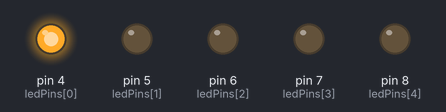
The sketch below on a simulated Arduino Uno, built with avr-gcc and run on an emulated ATmega328P. On the bench: output pins drawn as LEDs (lit = HIGH).

Above: at 0.05 s.
At 0.75 s:
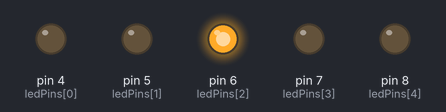
At 1.45 s:
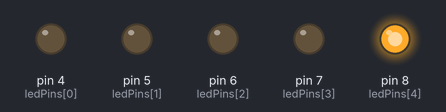
At 2.15 s:
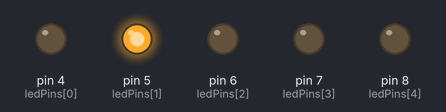
At 2.85 s:
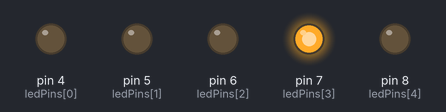
Timing chart, 0 to 3.1 s (numbered marks = the images above):
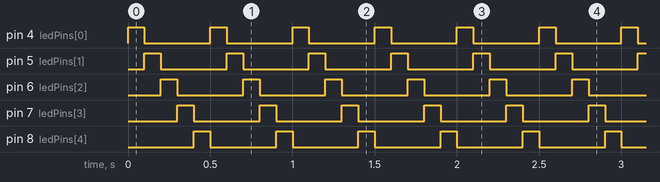

Measured:
- by itself, pin 4 (ledPins[0]), pin 5 (ledPins[1]), pin 6 (ledPins[2]), pin 7 (ledPins[3]), pin 8 (ledPins[4]): alternates HIGH for 0.10 s and LOW for 0.40 s

The sketch:

Lab_2.ino
```cpp
const byte ledCount = 5 /* 101 */, /* the number of LEDs on the breadboard */

/* array of pin numbers */
/* const byte */ ledPins[] = {4 /* 100 */, 5 /* 101 */, 6 /* 110 */, 7 /* 111 */, 8 /* 1000 */};

void setup() {
  // put your setup code here, to run once:
  // loop over the pin array and set them to output
  for(byte i = 0; i < ledCount; i++){
    pinMode(ledPins[i], OUTPUT);
  }
}

void loop() {
  // put your main code here, to run repeatedly:
  // the ith LED on the breadboard will light up
  for(byte i = 0; i < ledCount; i++){
    breadBoardDisplay(i);
  }
}

void breadBoardDisplay(byte ledOn){
  // turn the "ledOn"th LED on and switch off the others
  for(byte i = 0; i < ledCount; i++){
    if(i == ledOn){
      digitalWrite(ledPins[i], HIGH);
    } else {
      digitalWrite(ledPins[i], LOW);
    }
  }
  delay(100);
}
```
